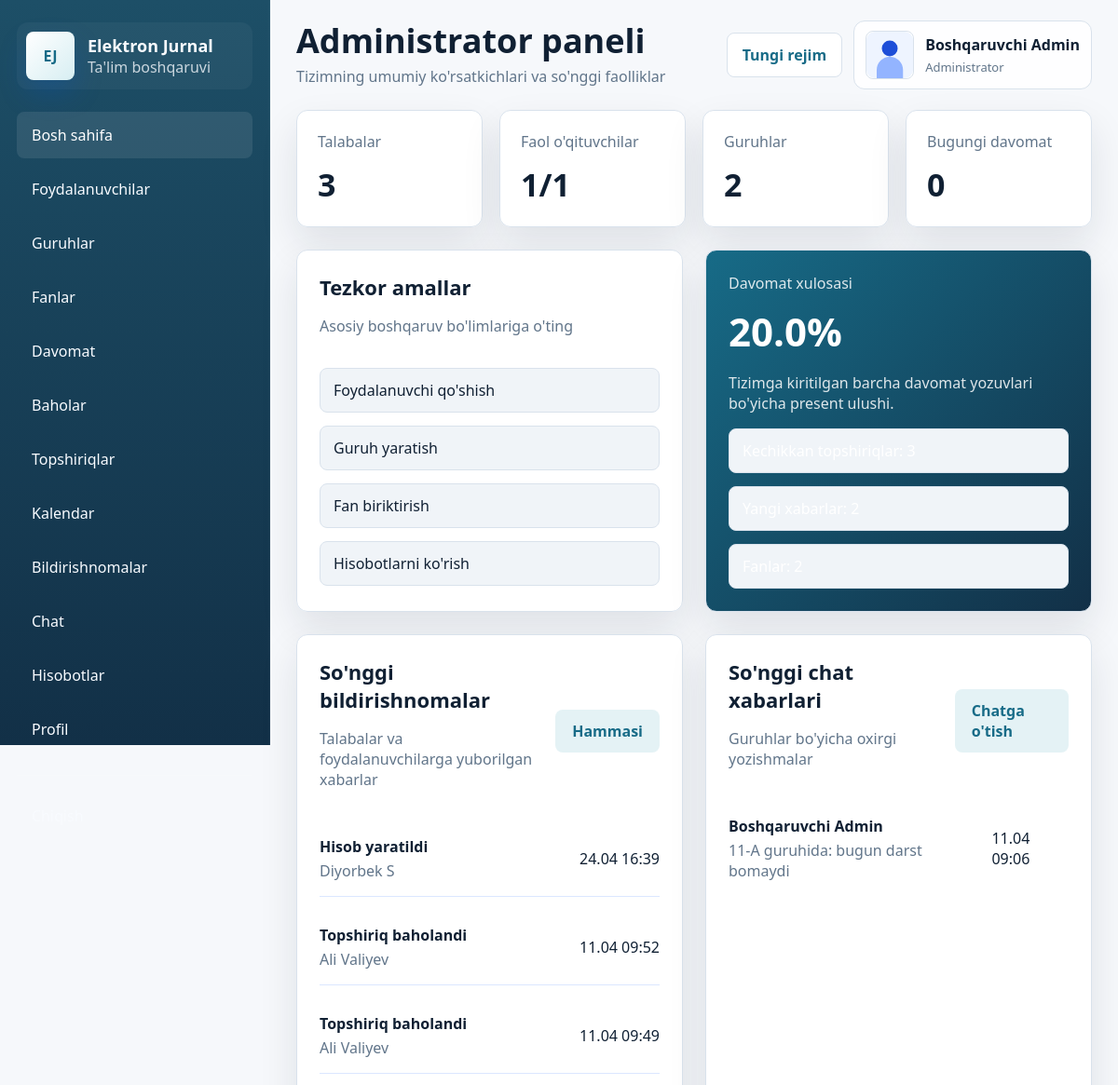
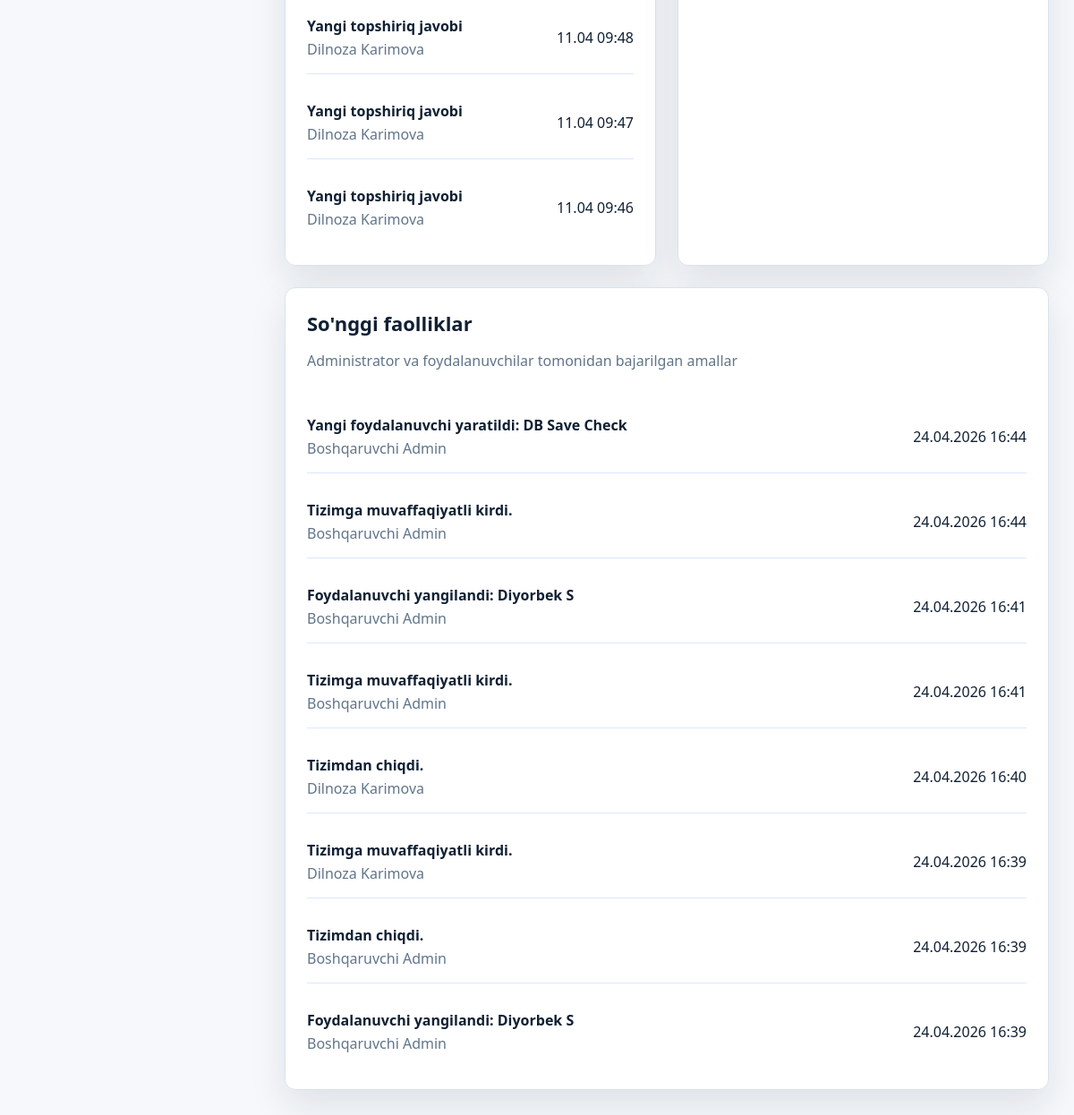
The page /admin/dashboard (signed in) on the database its author committed (2 pictures, top to bottom).
### models.py (models this page shows, shortened)
class TimestampMixin:
    created_at = db.Column(db.DateTime, default=datetime.utcnow, nullable=False)

class User(UserMixin, TimestampMixin, db.Model):
    __tablename__ = "users"
    id = db.Column(db.Integer, primary_key=True)
    full_name = db.Column(db.String(150), nullable=False)
    username = db.Column(db.String(80), unique=True, nullable=False, index=True)
    password_hash = db.Column(db.String(255), nullable=False)
    role = db.Column(db.String(20), nullable=False, index=True)
    phone = db.Column(db.String(30))
    email = db.Column(db.String(120))
    image_path = db.Column(db.String(255))
    is_active = db.Column(db.Boolean, default=True, nullable=False)
    can_change_credentials = db.Column(db.Boolean, default=True, nullable=False)
    taught_subjects = db.relationship("Subject", back_populates="teacher", lazy="dynamic")
    student_group = db.relationship("StudentGroup", back_populates="student", uselist=False, cascade="all, delete-orphan")
    attendance_records = db.relationship("Attendance", back_populates="student", lazy="dynamic", foreign_keys="Attendance.student_id")
    grade_records = db.relationship("Grade", back_populates="student", lazy="dynamic", foreign_keys="Grade.student_id")
    grades_given = db.relationship("Grade", back_populates="teacher", lazy="dynamic", foreign_keys="Grade.teacher_id")
    assignments_created = db.relationship("Assignment", back_populates="teacher", lazy="dynamic", foreign_keys="Assignment.teacher_id")
    activities = db.relationship("ActivityLog", back_populates="user", lazy="dynamic")
    notifications = db.relationship("Notification", back_populates="user", lazy="dynamic", cascade="all, delete-orphan")
    chat_messages = db.relationship(
        "ChatMessage",
        back_populates="sender",
        lazy="dynamic",
        cascade="all, delete-orphan",
        foreign_keys="ChatMessage.sender_id",
    )
    assignment_submissions = db.relationship("AssignmentSubmission", back_populates="student", lazy="dynamic", cascade="all, delete-orphan")

class Notification(TimestampMixin, db.Model):
    __tablename__ = "notifications"
    id = db.Column(db.Integer, primary_key=True)
    user_id = db.Column(db.Integer, db.ForeignKey("users.id"), nullable=False, index=True)
    title = db.Column(db.String(150), nullable=False)
    message = db.Column(db.String(255), nullable=False)
    category = db.Column(db.String(50), default="info", nullable=False)
    is_read = db.Column(db.Boolean, default=False, nullable=False)
    target_url = db.Column(db.String(255))
    user = db.relationship("User", back_populates="notifications")

class ChatMessage(TimestampMixin, db.Model):
    __tablename__ = "chat_messages"
    id = db.Column(db.Integer, primary_key=True)
    sender_id = db.Column(db.Integer, db.ForeignKey("users.id"), nullable=False, index=True)
    receiver_id = db.Column(db.Integer, db.ForeignKey("users.id"), index=True)
    group_id = db.Column(db.Integer, db.ForeignKey("groups.id"), index=True)
    message = db.Column(db.Text, nullable=False)
    file_path = db.Column(db.String(255))
    seen_at = db.Column(db.DateTime)
    sender = db.relationship("User", back_populates="chat_messages", foreign_keys=[sender_id])
    group = db.relationship("Group")
    receiver = db.relationship("User", foreign_keys=[receiver_id])

class Group(TimestampMixin, db.Model):
    __tablename__ = "groups"
    id = db.Column(db.Integer, primary_key=True)
    name = db.Column(db.String(80), unique=True, nullable=False)
    student_links = db.relationship("StudentGroup", back_populates="group", cascade="all, delete-orphan")
    subject_links = db.relationship("SubjectGroup", back_populates="group", cascade="all, delete-orphan")
    attendance_records = db.relationship("Attendance", back_populates="group", lazy="dynamic")
    assignments = db.relationship("Assignment", back_populates="group", lazy="dynamic")

class ActivityLog(TimestampMixin, db.Model):
    __tablename__ = "activity_logs"
    id = db.Column(db.Integer, primary_key=True)
    user_id = db.Column(db.Integer, db.ForeignKey("users.id"))
    message = db.Column(db.String(255), nullable=False)
    category = db.Column(db.String(50), default="info")
    user = db.relationship("User", back_populates="activities")

### app.py (the view)
@app.route("/admin/dashboard")
@login_required
@role_required("admin")
def admin_dashboard():
    total_students = User.query.filter_by(role="student").count()
    total_teachers = User.query.filter_by(role="teacher").count()
    total_groups = Group.query.count()
    total_subjects = Subject.query.count()
    total_attendance = Attendance.query.count()
    today_attendance = Attendance.query.filter_by(date=date.today()).count()
    present_count = Attendance.query.filter_by(status="present").count()
    attendance_rate = round((present_count / total_attendance) * 100, 1) if total_attendance else 0
    overdue_assignments = Assignment.query.filter(Assignment.deadline < date.today()).count()
    unread_notifications_total = Notification.query.filter_by(is_read=False).count()
    active_teachers = (
        User.query.filter_by(role="teacher")
        .join(ActivityLog, ActivityLog.user_id == User.id)
        .filter(ActivityLog.created_at >= datetime.utcnow() - timedelta(days=30))
        .distinct()
        .count()
    )
    activities = ActivityLog.query.order_by(ActivityLog.created_at.desc()).limit(8).all()
    recent_notifications = Notification.query.order_by(Notification.created_at.desc()).limit(6).all()
    recent_chat = ChatMessage.query.order_by(ChatMessage.created_at.desc()).limit(6).all()
    return render_template(
        "admin_dashboard.html",
        total_students=total_students,
        total_teachers=total_teachers,
        total_groups=total_groups,
        total_subjects=total_subjects,
        today_attendance=today_attendance,
        overdue_assignments=overdue_assignments,
        unread_notifications_total=unread_notifications_total,
        active_teachers=active_teachers,
        attendance_rate=attendance_rate,
        activities=activities,
        recent_notifications=recent_notifications,
        recent_chat=recent_chat,
    )

### app.py (called while the page is built)
@login_manager.user_loader
def load_user(user_id: str):
    return db.session.get(User, int(user_id))

def role_required(*roles):
    def decorator(view_func):
        @wraps(view_func)
        def wrapped(*args, **kwargs):
            if not current_user.is_authenticated:
                return login_manager.unauthorized()
            if current_user.role not in roles:
                abort(403)
            return view_func(*args, **kwargs)
        return wrapped
    return decorator

def avatar_url(user: User) -> str:
    if user.image_path:
        return url_for("static", filename=f"uploads/{user.image_path}")
    return url_for("static", filename="uploads/default-avatar.svg")

### templates/admin_dashboard.html (shortened to what this page needs)
{% extends "base.html" %}
{% block page_title %}Administrator paneli{% endblock %}
{% block page_subtitle %}Tizimning umumiy ko'rsatkichlari va so'nggi faolliklar{% endblock %}
{% block content %}
  <section class="stats-grid">
    <div class="stat-card"><span>Talabalar</span><strong>{{ total_students }}</strong></div>
    <div class="stat-card"><span>Faol o'qituvchilar</span><strong>{{ active_teachers }}/{{ total_teachers }}</strong></div>
    <div class="stat-card"><span>Guruhlar</span><strong>{{ total_groups }}</strong></div>
    <div class="stat-card"><span>Bugungi davomat</span><strong>{{ today_attendance }}</strong></div>
  </section>
  <section class="content-grid">
    <div class="panel-card">
      <div class="section-head">
        <div>
          <h3>Tezkor amallar</h3>
          <p>Asosiy boshqaruv bo'limlariga o'ting</p>
        </div>
      </div>
      <div class="quick-links">
        <a class="quick-link" href="{{ url_for('add_user') }}">Foydalanuvchi qo'shish</a>
        <a class="quick-link" href="{{ url_for('group_list') }}">Guruh yaratish</a>
        <a class="quick-link" href="{{ url_for('subject_list') }}">Fan biriktirish</a>
        <a class="quick-link" href="{{ url_for('reports_page') }}">Hisobotlarni ko'rish</a>
      </div>
    </div>
    <div class="panel-card accent-card">
      <span class="accent-label">Davomat xulosasi</span>
      <strong>{{ attendance_rate }}%</strong>
      <p>Tizimga kiritilgan barcha davomat yozuvlari bo'yicha present ulushi.</p>
      <div class="tag-list">
        <span class="tag">Kechikkan topshiriqlar: {{ overdue_assignments }}</span>
        <span class="tag">Yangi xabarlar: {{ unread_notifications_total }}</span>
        <span class="tag">Fanlar: {{ total_subjects }}</span>
      </div>
    </div>
  </section>
  <section class="content-grid">
    <div class="panel-card">
      <div class="section-head">
        <div>
          <h3>So'nggi bildirishnomalar</h3>
          <p>Talabalar va foydalanuvchilarga yuborilgan xabarlar</p>
        </div>
        <a class="btn btn-secondary" href="{{ url_for('notification_page') }}">Hammasi</a>
      </div>
      <div class="simple-list">
        {% for item in recent_notifications %}
          <div class="simple-list-item">
            <div>
              <strong>{{ item.title }}</strong>
              <span>{{ item.user.full_name }}</span>
            </div>
            <time>{{ item.created_at.strftime('%d.%m %H:%M') }}</time>
          </div>
        {% else %}
          <p>Bildirishnomalar yo'q.</p>
        {% endfor %}
      </div>
    </div>
    <div class="panel-card">
      <div class="section-head">
        <div>
          <h3>So'nggi chat xabarlari</h3>
          <p>Guruhlar bo'yicha oxirgi yozishmalar</p>
        </div>
        <a class="btn btn-secondary" href="{{ url_for('chat_page') }}">Chatga o'tish</a>
      </div>
      <div class="simple-list">
        {% for item in recent_chat %}
          <div class="simple-list-item">
            <div>
              <strong>{{ item.sender.full_name }}</strong>
              <span>{{ item.group.name }} guruhida: {{ item.message[:60] }}{% if item.message|length > 60 %}...{% endif %}</span>
            </div>
            <time>{{ item.created_at.strftime('%d.%m %H:%M') }}</time>
          </div>
        {% else %}
          <p>Chat xabarlari topilmadi.</p>
        {% endfor %}
      </div>
    </div>
  </section>
  <section class="panel-card">
    <div class="section-head">
      <div>
        <h3>So'nggi faolliklar</h3>
        <p>Administrator va foydalanuvchilar tomonidan bajarilgan amallar</p>
      </div>
    </div>
    <div class="activity-list">
      {% for item in activities %}
        <div class="activity-item">
          <div>
            <strong>{{ item.message }}</strong>
            <span>{{ item.user.full_name if item.user else 'Tizim' }}</span>
          </div>
          <time>{{ item.created_at.strftime('%d.%m.%Y %H:%M') }}</time>
        </div>
      {% else %}
        <p>Faolliklar topilmadi.</p>
      {% endfor %}
    </div>
  </section>
{% endblock %}

### templates/base.html (shortened to what this page needs)
<!DOCTYPE html>
<html lang="uz">
<head>
  <link rel="stylesheet" href="{{ url_for('static', filename='css/style.css') }}">
</head>
<body>
  {% if current_user.is_authenticated %}
    <div class="app-shell">
      <aside class="sidebar" id="sidebar">
        <a class="brand" href="{{ url_for('dashboard_router') }}">
          <div class="brand-logo">EJ</div>
          <div>
            <strong>Elektron Jurnal</strong>
            <span>Ta'lim boshqaruvi</span>
          </div>
        </a>
        <nav class="sidebar-nav">
          {% for endpoint, label in nav_items %}
            <a href="{{ url_for(endpoint) }}" class="{% if request.endpoint == endpoint %}active{% endif %}">
              <span>{{ label }}</span>
            </a>
          {% endfor %}
        </nav>
        <div class="sidebar-footer">
          <a href="{{ url_for('logout') }}" class="logout-link">Chiqish</a>
        </div>
      </aside>
      <div class="main-area">
        <header class="topbar">
          <div class="topbar-title">
            <h1>{% block page_title %}Elektron Jurnal Tizimi{% endblock %}</h1>
            <p>{% block page_subtitle %}Akademik boshqaruv paneli{% endblock %}</p>
          </div>
          <div class="topbar-actions">
            <button class="theme-toggle" type="button" data-theme-toggle>Rejim</button>
            <div class="topbar-user">
              <img src="{{ avatar_url(current_user) }}" alt="Avatar" class="avatar">
              <div>
                <strong>{{ current_user.full_name }}</strong>
                <span>{{ role_labels.get(current_user.role, current_user.role) }}</span>
              </div>
            </div>
          </div>
        </header>
        <main class="page-content">
          {% block content %}{% endblock %}
        </main>
      </div>
    </div>
  {% endif %}
</body>
</html>

### rows shown on the page
User: full_name "Boshqaruvchi Admin", get "Administrator"
Notification: title "Hisob yaratildi", user.full_name "Diyorbek S", created_at "24.04 16:39"
Notification: title "Topshiriq baholandi", user.full_name "Ali Valiyev", created_at "11.04 09:52"
Notification: title "Topshiriq baholandi", user.full_name "Ali Valiyev", created_at "11.04 09:49"
Notification: title "Yangi topshiriq javobi", user.full_name "Dilnoza Karimova", created_at "11.04 09:48"
Notification: title "Yangi topshiriq javobi", user.full_name "Dilnoza Karimova", created_at "11.04 09:47"
Notification: title "Yangi topshiriq javobi", user.full_name "Dilnoza Karimova", created_at "11.04 09:46"
ChatMessage: sender.full_name "Boshqaruvchi Admin", group.name "11-A", message "bugun darst bomaydi", created_at "11.04 09:06"
ActivityLog: message "Yangi foydalanuvchi yaratildi: DB Save Check", user "Boshqaruvchi Admin", created_at "24.04.2026 16:44"
ActivityLog: message "Tizimga muvaffaqiyatli kirdi.", user "Boshqaruvchi Admin", created_at "24.04.2026 16:44"
ActivityLog: message "Foydalanuvchi yangilandi: Diyorbek S", user "Boshqaruvchi Admin", created_at "24.04.2026 16:41"
ActivityLog: message "Tizimga muvaffaqiyatli kirdi.", user "Boshqaruvchi Admin", created_at "24.04.2026 16:41"
ActivityLog: message "Tizimdan chiqdi.", user "Dilnoza Karimova", created_at "24.04.2026 16:40"
ActivityLog: message "Tizimga muvaffaqiyatli kirdi.", user "Dilnoza Karimova", created_at "24.04.2026 16:39"
ActivityLog: message "Tizimdan chiqdi.", user "Boshqaruvchi Admin", created_at "24.04.2026 16:39"
ActivityLog: message "Foydalanuvchi yangilandi: Diyorbek S", user "Boshqaruvchi Admin", created_at "24.04.2026 16:39"

### other values the page prints
{{ label }} "Bosh sahifa" "Foydalanuvchilar" "Guruhlar" "Fanlar" "Davomat" "Baholar" "Topshiriqlar" "Kalendar" "Bildirishnomalar" "Chat" "Hisobotlar" "Profil"
{{ total_students }} "3"
{{ active_teachers }} "1"
{{ total_teachers }} "1"
{{ total_groups }} "2"
{{ today_attendance }} "0"
{{ attendance_rate }} "20.0"
